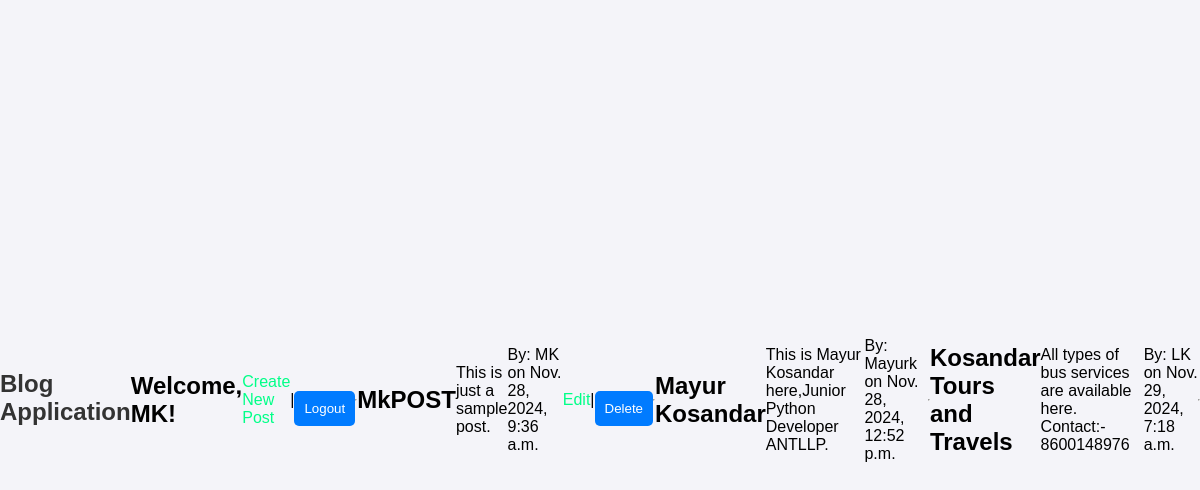
Screenshot of / (signed in) with the database file from the repository.
### p2app/models.py (models this page shows, shortened)
class BlogPost(models.Model):
    title = models.CharField(max_length=200)
    content = models.TextField()
    author = models.ForeignKey(User, on_delete=models.CASCADE)
    created_at = models.DateTimeField(auto_now_add=True)
    updated_at = models.DateTimeField(auto_now=True)

### p2app/views.py (the view)
# urls.py: 2. Add a URL to urlpatterns:  path('', views.home, name='home')
def home(request):
    posts = BlogPost.objects.all()
    return render(request, 'home.html', {'posts': posts})

### p2app/templates/home.html (shortened to what this page needs)
{% load static %}
<link rel="stylesheet" href="{% static 'css/style.css' %}">
<!DOCTYPE html>
<html lang="en">
<head>
</head>
<body>
    <h1>Blog Application</h1>
    {% if user.is_authenticated %}
        <h2><p>Welcome, {{ user.username }}!</p></h2>
        <a href="{% url 'create_post' %}">Create New Post</a> |
        <form method="POST" action="{% url 'logout' %}">
            <button type="submit">Logout</button>
        </form>
    {% else %}
        <a href="{% url 'register' %}">Register</a> | <a href="{% url 'login' %}">Login</a>
    {% endif %}
    <hr>
    {% for post in posts %}
        <h2>{{ post.title }}</h2>
        <p>{{ post.content|truncatechars:100 }}</p>
        <p>By: {{ post.author.username }} on {{ post.created_at }}</p>
        {% if post.author == user %}
            <a href="{% url 'edit_post' post.id %}">Edit</a> |
            <form method="POST" action="{% url 'delete_post' post.id %}">
                <button type="submit">Delete</button>
            </form>
        {% endif %}
        <hr>
    {% endfor %}
</body>
</html>

### p2app/static/style.css (style rules this page uses)
body { font-family: Arial, sans-serif; background-color: #f4f4f9; margin: 0; padding: 0; display: flex; justify-content: center; align-items: center; height: 100vh; }
h1 { margin-bottom: 20px; font-size: 24px; color: #333; }
form { display: flex; flex-direction: column; gap: 15px; }
button { padding: 10px; background: #007bff; color: white; border: none; border-radius: 5px; cursor: pointer; }
a { color: #00ff88; text-decoration: none; }

### rows the page displays
BlogPost: title "MkPOST", content "This is just a sample post.", author.username "MK", created_at "Nov. 28, 2024, 9:36 a.m.", shows "Edit"
BlogPost: title "Mayur Kosandar", content "This is Mayur Kosandar here,Junior Python Developer ANTLLP.", author.username "Mayurk", created_at "Nov. 28, 2024, 12:52 p.m."
BlogPost: title "Kosandar Tours and Travels", content "All types of bus services are available here. Contact:- 8600148976", author.username "LK", created_at "Nov. 29, 2024, 7:18 a.m."

### other values shown
{{ user.username }} "MK"
